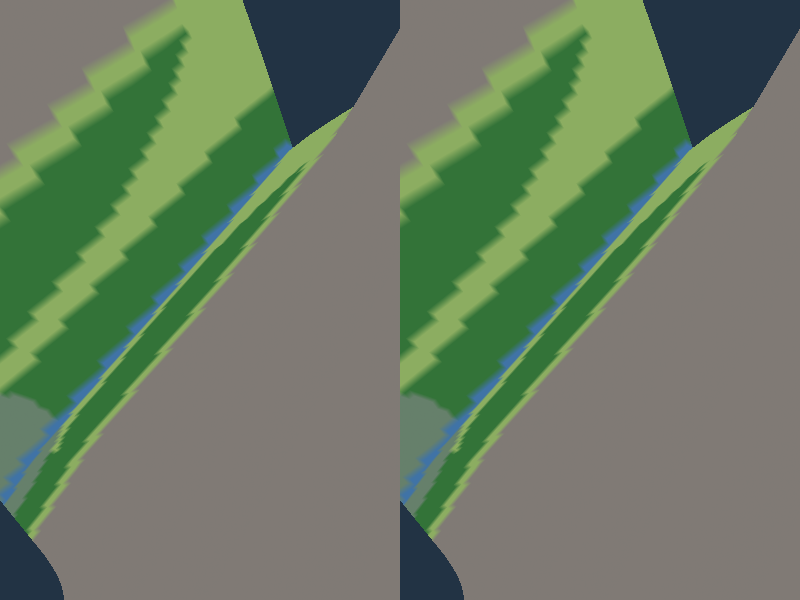
#> input picture tools/golden/viewer_s5e.png, 800 x 600 px
$ python -i draw.py   (imports and definitions only)
#> lines starting #> are read from the running program, lines starting #| are printed output that depends on the picture
#> further down, picture is the input picture: PIL image 800x600 RGB; mean R, G, B 105.2, 122.8, 98.1
#!/usr/bin/env python3
"""Sketch renderer over an annotated source (scene.draw), with a METRIC channel
and VALUE (tone) support.

Companion to ../DRAWING.md. Drawing is a perceive->mark->see-gap->adjust loop;
this tool makes the *seeing* cheap and moves metric judgments off the eye onto
exact measurement. Value support adds the late "tone" pass: a gradient sky and
filled gray masses, so dusk (dark cloud, glowing horizon, lit window) is possible.

Outputs each render (reloads when the file is saved):
  canvas.png        the drawing
  canvas_check.png  drawing + target guides
  preview.png       small image
  stats.txt         density map + element bboxes + CHECK results (metric channel)

Usage:
  python3 draw.py [scene-file]        # default: ./scene.draw next to this script
  python3 draw.py --once [scene-file] # render once and exit (agent/CI use);
                                      # exit 1 if any line is unparsed or a check fails
  SKETCH_OUT=/path python3 draw.py    # output dir (default: <tmp>/loft_sketch)

A line that matches no command is REPORTED (top of stats.txt + stderr), never
silently dropped — a typo'd mark must read as a syntax problem, not a geometry one.

Requires Pillow.

THIS FILE IS THE ORACLE, NOT THE PRODUCT: it exists to design and test the algorithms
against. The picture of a scene is what it renders, byte for byte, and the loft `drawing`
library — the production renderer — is held to it. The rules both enforce are named in
formal/draw.md and cited below as `@FR-<Name>`; `make rules` checks that every citation
resolves.

Commands (coords are fractions; origin top-left, y down; gray L in 0..1, 0=black):
  size WxH
  Background top=A bottom=B               vertical gradient sky (A at top, B at bottom)
  name <element>                          tag following marks (for measurement)
  Line (x1,y1) - (x2,y2) [w=N]
  Circle (cx,cy) r=R [n=N] [flat=F] [w=N] [<fill>]   round; <fill> => filled
  Poly (x1,y1) (x2,y2) ... [w=N] [<fill>]            stroke; <fill> => filled
  Petals (cx,cy) n=N r=R len=L w=W [bulge=B] [a0=D] <fill>   N teardrop petals arrayed
    round the centre (base at radius R, tip at R+L, widest W at bulge*L; a0 in degrees,
    0 = a petal pointing up). One filled, congruent, vertical-symmetric flower head.
  Fronds (x1,y1)-(x2,y2) n=N len=L [len2=] [w=] [w2=] [ang=] [ang2=] [mirror=1]
    [jitter=] [field=] [fray=] [bow=] [seed=] [depth=] [sub=] [stroke=r,g,b]   a LINEAR
    ARRAY of N tapered strokes rooted along the spine (veins, barbs, fur clumps, grass, a
    leg-fringe, hatching). len/ang ramp len→len2 / ang→ang2 along the run (TREND); placement
    clumps on a seeded low-frequency field + per-frond jitter, and ends fray — NON-UNIFORM by
    default (set jitter=field=fray=0 for a uniform man-made comb). mirror=1 → symmetric both
    sides. depth=2 → FRACTAL: each frond grows its own sub-array scaled by sub (real leaf
    venation; depth=1 = single level).
    <fill> = fill=L | rgb=R,G,B                      solid (gray / colour)
           | grad=R,G,B>R,G,B [dir=ax,ay,bx,by]      linear gradient (c1->c2)
           | radial=R,G,B>R,G,B [at=cx,cy,r]         radial gradient (centre->edge)
  Brush <name> hair [w=12] [period=48] [seed=1] [gap=0.35]   a split-bristle footprint: w
    columns ACROSS the stroke, `period` rows ALONG it (tiled), a `gap` share of thin
    strands that break along the run. `Brush <name> file=<png> [period=]` is an authored
    footprint instead (RGBA; rows = along, column 0 = the stroke's right side root→tip).
  Lock (x,y) (x,y)[~] ... [brush=<name>] [w0=2] [w=10] [swell=0.3] [body=0.8] [tips=3]
    [tipvar=0.35] [spread=8] [seed=1] [rgb=R,G,B] [dark=R,G,B] [lit=R,G,B] [light=x,y,z]
    [alpha=1] [flip=1] [period=]   ONE LOCK OF HAIR / TUFT OF FUR — the brush dragged
    root→tip along the (smoothable) path. Width w0 where it grows from the skin, swelling
    to w by fraction `swell` of the length, body to fraction `body`, then `tips` spikes of
    uneven length (±tipvar), fanned ±spread°, each tapering to a point. Shaded as a
    half-cylinder against `light` (default from upper-left, in front): the underside sinks
    to `dark` (any hue — white hair shadows blue), the crest is `rgb`, the flank facing the
    light rises to `lit`. Paints OVER what is beneath, so lay locks back to front. No
    `Brush` line needed: the default is `hair` with its defaults.
  landmark <name> = <value>
  check <prop> <op> <term> [tol T]        op: ~ < > <= >= ; arithmetic on RHS only
  # ...                                    comment / SHOULD note (ignored, searchable)
"""
import sys, time, re, os, math, tempfile
from PIL import Image, ImageDraw

HERE = os.path.dirname(os.path.abspath(__file__))
ONCE = "--once" in sys.argv[1:]
_args = [a for a in sys.argv[1:] if a != "--once"]
SRC = _args[0] if _args else os.path.join(HERE, "scene.draw")
OUTDIR = os.environ.get("SKETCH_OUT") or os.path.join(tempfile.gettempdir(), "loft_sketch")
# [1 line not run here, left out]
OUT = os.path.join(OUTDIR, "canvas.png")
CHECKIMG = os.path.join(OUTDIR, "canvas_check.png")
PREVIEW = os.path.join(OUTDIR, "preview.png")
STATS = os.path.join(OUTDIR, "stats.txt")
# [2 lines not run here, left out]

PREVIEW_W = 320
GRID_COLS, GRID_ROWS = 40, 18
RAMP = " .:-=+*#%@"

LINE = re.compile(r"Line\s*\(\s*([-\d.]+)\s*,\s*([-\d.]+)\s*\)\s*(?:@\s*([-\d.]+))?\s*-\s*"
                  r"\(\s*([-\d.]+)\s*,\s*([-\d.]+)\s*\)\s*(?:@\s*([-\d.]+))?\s*(?:w\s*=\s*(\d+))?", re.I)
SIZE = re.compile(r"size\s+(\d+)\s*x\s*(\d+)", re.I)
CIRCLE = re.compile(r"Circle\s*\(\s*([-\d.]+)\s*,\s*([-\d.]+)\s*\)\s*r=([-\d.]+)"
                    r"(?:\s+n=(\d+))?(?:\s+flat=([-\d.]+))?", re.I)
BG = re.compile(r"Background\s+top\s*=\s*([\d.]+)\s+bot(?:tom)?\s*=\s*([\d.]+)", re.I)
PETALS = re.compile(r"Petals\s*\(\s*([-\d.]+)\s*,\s*([-\d.]+)\s*\)\s+n\s*=\s*(\d+)"
                    r"\s+r\s*=\s*([-\d.]+)\s+len\s*=\s*([-\d.]+)\s+w\s*=\s*([-\d.]+)"
                    r"(?:\s+bulge\s*=\s*([-\d.]+))?(?:\s+a0\s*=\s*([-\d.]+))?", re.I)
FRONDS = re.compile(r"Fronds\s*\(\s*([-\d.]+)\s*,\s*([-\d.]+)\s*\)\s*-\s*"
                    r"\(\s*([-\d.]+)\s*,\s*([-\d.]+)\s*\)\s+n\s*=\s*(\d+)\s+len\s*=\s*([-\d.]+)", re.I)
PT = re.compile(r"\(\s*([-\d.]+)\s*,\s*([-\d.]+)\s*\)")
PTF = re.compile(r"\(\s*([-\d.]+)\s*,\s*([-\d.]+)\s*\)\s*(~?)\s*(?:@\s*([-\d.]+))?")
WOPT = re.compile(r"\bw\s*=\s*(\d+)", re.I)
SCOL = re.compile(r"\bstroke\s*=\s*\(?(\d+)\s*,\s*(\d+)\s*,\s*(\d+)\)?", re.I)
FILL = re.compile(r"\bfill\s*=\s*([\d.]+)", re.I)
RGB = re.compile(r"\brgb\s*=\s*\(?\s*(\d+)\s*,\s*(\d+)\s*,\s*(\d+)\s*\)?", re.I)
GRAD = re.compile(r"\bgrad\s*=\s*\(?(\d+),(\d+),(\d+)\)?\s*>\s*\(?(\d+),(\d+),(\d+)\)?", re.I)
RADIAL = re.compile(r"\bradial\s*=\s*\(?(\d+),(\d+),(\d+)\)?\s*>\s*\(?(\d+),(\d+),(\d+)\)?", re.I)
DIR = re.compile(r"\bdir\s*=\s*([-\d.]+),([-\d.]+),([-\d.]+),([-\d.]+)", re.I)
ATC = re.compile(r"\bat\s*=\s*([-\d.]+),([-\d.]+),([-\d.]+)", re.I)
BGC = re.compile(r"Background\s+topc\s*=\s*\(?(\d+),(\d+),(\d+)\)?\s+botc\s*=\s*\(?(\d+),(\d+),(\d+)\)?", re.I)
LAND = re.compile(r"landmark\s+(\w+)\s*=\s*([-\d.]+)", re.I)
BRUSH = re.compile(r"Brush\s+(\w+)\s+(\w+)", re.I)


def gray(L):
    g = max(0, min(255, int(round(L * 255))))
    return (g, g, g)


# [129 lines left out: functions _paint, _stroke_color, _make_gradient, _paint_polygon, circle_pts, petal_polys and 2 more, not called in this run]


# ---- the BRUSH: an image dragged along a path (EXTRACTION.md §3, the two-pass brush) ----
#
# A brush is a small RGBA image. Its columns map ACROSS the stroke (stretched to the local
# width), its rows ALONG it (tiled every `period` px). `Lock` drags one along a path with the
# width profile of a lock of hair — pinched where it grows from the skin, swelling as the
# hairs gain freedom, ending in spikes where the hairs ran out at uneven lengths — and shades
# it as a half-cylinder against a light: the flank facing the light rises to `lit`, the
# underside sinks to `dark` (any hue — white hair shadows blue in some styles). Every stroke
# is built in its own LAYER (each pixel keeps the sample transversally closest to a
# centreline, so body and spikes join without seams) and composited OVER the canvas once,
# so a lock paints cleanly over the locks behind it. Written in a portable style — flat int
# buffers, explicit loops — because src/sprite_draw.loft carries the same routines line for
# line and the two are held to parity (tools/lock_probe.py).

def _floor_i(v):
    i = int(v)
    return i - 1 if float(i) > v else i


def _clamp(v, lo, hi):
    return lo if v < lo else hi if v > hi else v


# @FR-Brush-Image — the built-in footprint.
# [287 lines left out: functions hair_brush, _path_at, _lock_width, _lock_ribbons, _raster_segment, _brush_sample and 2 more, not called in this run]


def _optf(s, key, dflt):
    m = re.search(r"\b" + key + r"\s*=\s*([-\d.]+)", s, re.I)
    return float(m[1]) if m else dflt


def _rgb_opt(s, key):
    m = re.search(r"\b" + key + r"\s*=\s*\(?\s*(\d+)\s*,\s*(\d+)\s*,\s*(\d+)\s*\)?", s, re.I)
    return (int(m[1]), int(m[2]), int(m[3])) if m else None


# [338 lines left out: functions _vec3_opt, _load_brush_file, fronds, _smooth_pts, _ribbon, parse, not called in this run]


def props(b):
    return dict(left=b[0], top=b[1], right=b[2], bottom=b[3],
                w=b[2]-b[0], h=b[3]-b[1], cx=(b[0]+b[2])/2, cy=(b[1]+b[3])/2)


# [46 lines left out: functions value_of, term_of, eval_check, not called in this run]


def _largest_flat_rect(flat):
    """Largest all-1 rectangle in a binary grid (1 = flat/uniform cell).
    Returns (area_cells, r0, c0, r1, c1)."""
    rows = len(flat)
    cols = len(flat[0]) if rows else 0
    height = [0] * cols
    best = (0, 0, 0, 0, 0)
    for r in range(rows):
        for c in range(cols):
            height[c] = height[c] + 1 if flat[r][c] else 0
        stack = []  # (start_col, height)
        for c in range(cols + 1):
            cur = height[c] if c < cols else 0
            start = c
            while stack and stack[-1][1] > cur:
                sc, sh = stack.pop()
                area = sh * (c - sc)
                if area > best[0]:
                    best = (area, r - sh + 1, sc, r, c - 1)
                start = sc
            stack.append((start, cur))
    return best


def composition_lines(img):
    """Global composition / notan report (visual weight = darkness)."""
    g = img.convert("L")
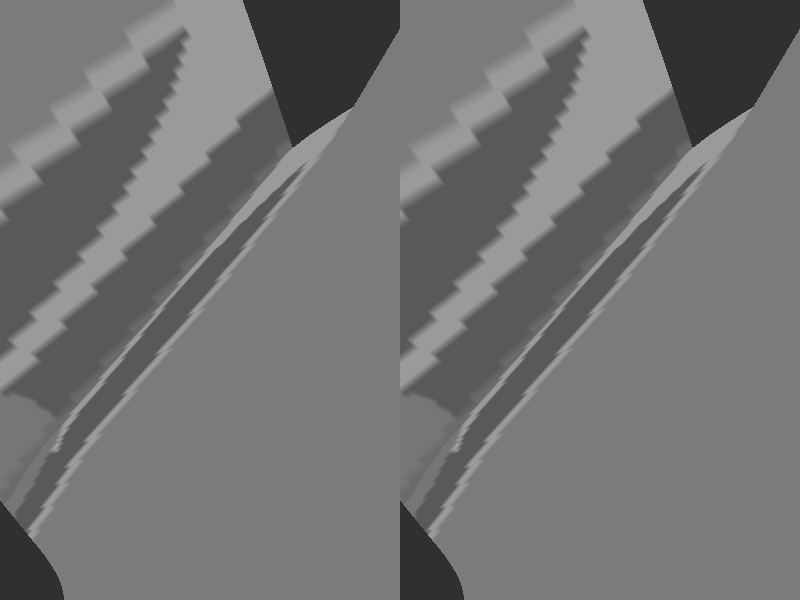
#> g: PIL image 800x600 L; min 48, max 155, mean 114.6
    gw, gh = g.size
#> gw = 800; gh = 600
    SW, SH = 100, 70
    px = g.resize((SW, SH)).load()
    total = cx = cy = 0.0
    left = right = top = bottom = 0.0
    dk = md = lt = 0
    for yy in range(SH):
        for xx in range(SW):
            v = px[xx, yy]
            d = (255 - v) / 255.0
            total += d
            cx += d * (xx + 0.5) / SW
            cy += d * (yy + 0.5) / SH
            if xx < SW / 2:
                left += d
            else:
                right += d
            if yy < SH / 2:
                top += d
            else:
                bottom += d
            if v < 85:
                dk += 1
            elif v < 170:
                md += 1
            else:
                lt += 1
#> after the loop, bottom = 1889.3; cx = 1926; cy = 1903.3; dk = 528; left = 1927.8; lt = 0; md = 6472; right = 1927.2; top = 1965.7; total = 3855
    out = ["", "COMPOSITION (visual weight = darkness):"]
    if left + right > 0:
        lp = 100 * left / (left + right)
#> lp = 50.01
        v = "balanced" if 42 <= lp <= 58 else ("LEFT-heavy" if lp > 58 else "RIGHT-heavy")
#> v = 'balanced'
        out.append(f"  L/R weight: {lp:.0f}/{100-lp:.0f}  ({v})")
    if top + bottom > 0:
        tp = 100 * top / (top + bottom)
#> tp = 50.99
        v = "balanced" if 42 <= tp <= 58 else ("TOP-heavy" if tp > 58 else "BOTTOM-heavy")
        out.append(f"  T/B weight: {tp:.0f}/{100-tp:.0f}  ({v})")
    if total > 0:
        mx, my = cx / total, cy / total
#> mx = 0.5; my = 0.494
        thirds = [(1/3, 1/3), (2/3, 1/3), (1/3, 2/3), (2/3, 2/3)]
        nd, tx, ty = min(((((mx-a)**2+(my-b)**2)**0.5), a, b) for a, b in thirds)
#> nd = 0.231; tx = 0.333; ty = 0.333
        cd = ((mx-0.5)**2 + (my-0.5)**2) ** 0.5
#> cd = 0.00627
        if cd < 0.07:
            fv = "DEAD-CENTRE (static)"
        elif nd < 0.10:
            fv = f"near thirds ({tx:.2f},{ty:.2f}) (dynamic)"
        else:
            fv = "off-grid"
        out.append(f"  weight centre: ({mx:.2f},{my:.2f})  {fv}")
    td = dk + md + lt
#> td = 7000
    out.append(f"  value spread: dark {100*dk/td:.0f}% / mid {100*md/td:.0f}% / light {100*lt/td:.0f}%")
    if 100*md/td > 55:
        nv = "muddy (mid-dominated)"
    elif 100*dk/td > 55:
        nv = "dark-dominant"
    elif 100*lt/td > 55:
        nv = "light-dominant"
    else:
        nv = "clear spread"
    out.append(f"  notan: {nv}")
    GC, GR = 24, 16
    cw, ch = gw / GC, gh / GR
#> cw = 33.33; ch = 37.5
    flat = []
    for r in range(GR):
        row = []
        for c in range(GC):
            box = (int(c*cw), int(r*ch),
                   max(int((c+1)*cw), int(c*cw)+1), max(int((r+1)*ch), int(r*ch)+1))
            mn, mxv = g.crop(box).getextrema()
            row.append(1 if (mxv - mn) < 28 else 0)
        flat.append(row)
#> after the loop, flat = 16 items
    area, r0, c0, r1, c1 = _largest_flat_rect(flat)
#> in _largest_flat_rect, `rows = len(flat)`: rows = 16
#> in _largest_flat_rect, `cols = len(flat[0]) if rows else 0`: cols = 24
#> in _largest_flat_rect, `height = [0] * cols`: height = [0, 0, 0, 0, 0, 0, 0, 0, 0, 0, 0, 0, 0, 0, 0, 0, 0, 0, 0, 0, 0, 0, 0, 0]
#> after the loop in _largest_flat_rect, `for r in range(rows):`: best = (42, 9, 6, 15, 11); height = [1, 0, 3, 4, 5, 6, 7, 8, 9, 11, 12, 13, 1, 0, 3, 4, 5, 6, 7, 8, 9, 11, 12, 13]
#> area = 42; r0 = 9; c0 = 6; r1 = 15; c1 = 11
    if area > 0:
        fx0, fy0, fx1, fy1 = c0/GC, r0/GR, (c1+1)/GC, (r1+1)/GR
#> fx0 = 0.25; fy0 = 0.562; fx1 = 0.5; fy1 = 1
        reg = g.crop((int(fx0*gw), int(fy0*gh), int(fx1*gw), int(fy1*gh)))
#> reg: PIL image 200x263 L; every value is 123
        mv = reg.resize((1, 1)).getpixel((0, 0))
#> mv = 123
        kind = "dark mass" if mv < 90 else ("light/empty field" if mv > 165 else "mid field")
#> kind = 'mid field'
        out.append(f"  largest flat region: x[{fx0:.2f}..{fx1:.2f}] y[{fy0:.2f}..{fy1:.2f}]  "
                   f"{100*area/(GC*GR):.0f}% of frame, {kind} (v={mv})")
    return out


# [127 lines left out: functions write_stats, render, main, not called in this run]


# [2 lines not run here, left out]

>>> from PIL import Image
>>> picture = Image.open('golden/viewer_s5e.png')
>>> result = composition_lines(picture)
#> result = 8 items

$ run again, on tools/golden/viewer_s5e_talus.png
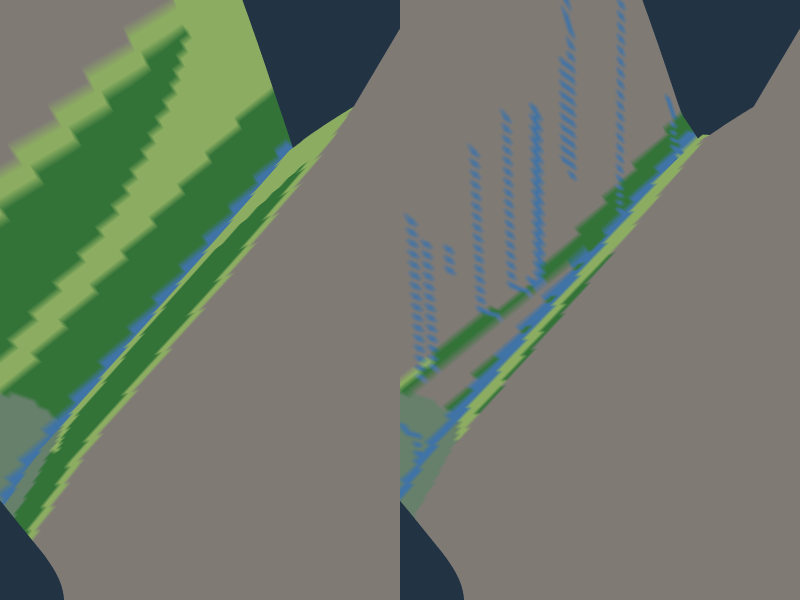
#> input picture tools/golden/viewer_s5e_talus.png, 800 x 600 px
#> picture is the input picture: PIL image 800x600 RGB; mean R, G, B 110.4, 119.9, 105.7
#> in composition_lines, `g = img.convert("L")`:
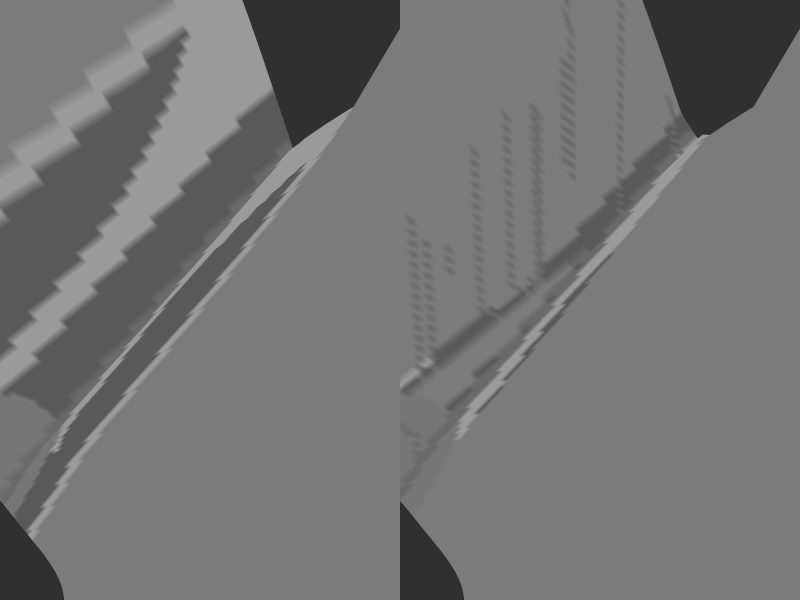
#> g: PIL image 800x600 L; min 48, max 159, mean 115.3
#> after the loop in composition_lines, `for yy in range(SH):`: bottom = 1873.1; cx = 1915.7; cy = 1885.9; dk = 527; left = 1927.6; lt = 0; md = 6473; right = 1907.1; top = 1961.7; total = 3834.7
#> lp = 50.27
#> v = 'balanced'
#> tp = 51.16
#> mx = 0.5; my = 0.492
#> nd = 0.23; tx = 0.333
#> cd = 0.00821
#> td = 7000
#> after the loop in composition_lines, `for r in range(GR):`: flat = 16 items
#> rows = 16
#> cols = 24
#> in _largest_flat_rect, `height = [0] * cols`: height = [0, 0, 0, 0, 0, 0, 0, 0, 0, 0, 0, 0, 0, 0, 0, 0, 0, 0, 0, 0, 0, 0, 0, 0]
#> after the loop in _largest_flat_rect, `for r in range(rows):`: best = (49, 9, 17, 15, 23); height = [1, 0, 3, 4, 5, 6, 7, 8, 9, 11, 12, 13, 1, 0, 4, 5, 6, 7, 8, 9, 11, 12, 12, 13]
#> area = 49; r0 = 9; c0 = 17; r1 = 15; c1 = 23
#> fx0 = 0.708; fy0 = 0.562; fx1 = 1
#> reg: PIL image 234x263 L; every value is 123
#> mv = 123
#> kind = 'mid field'
#> result = 8 items
